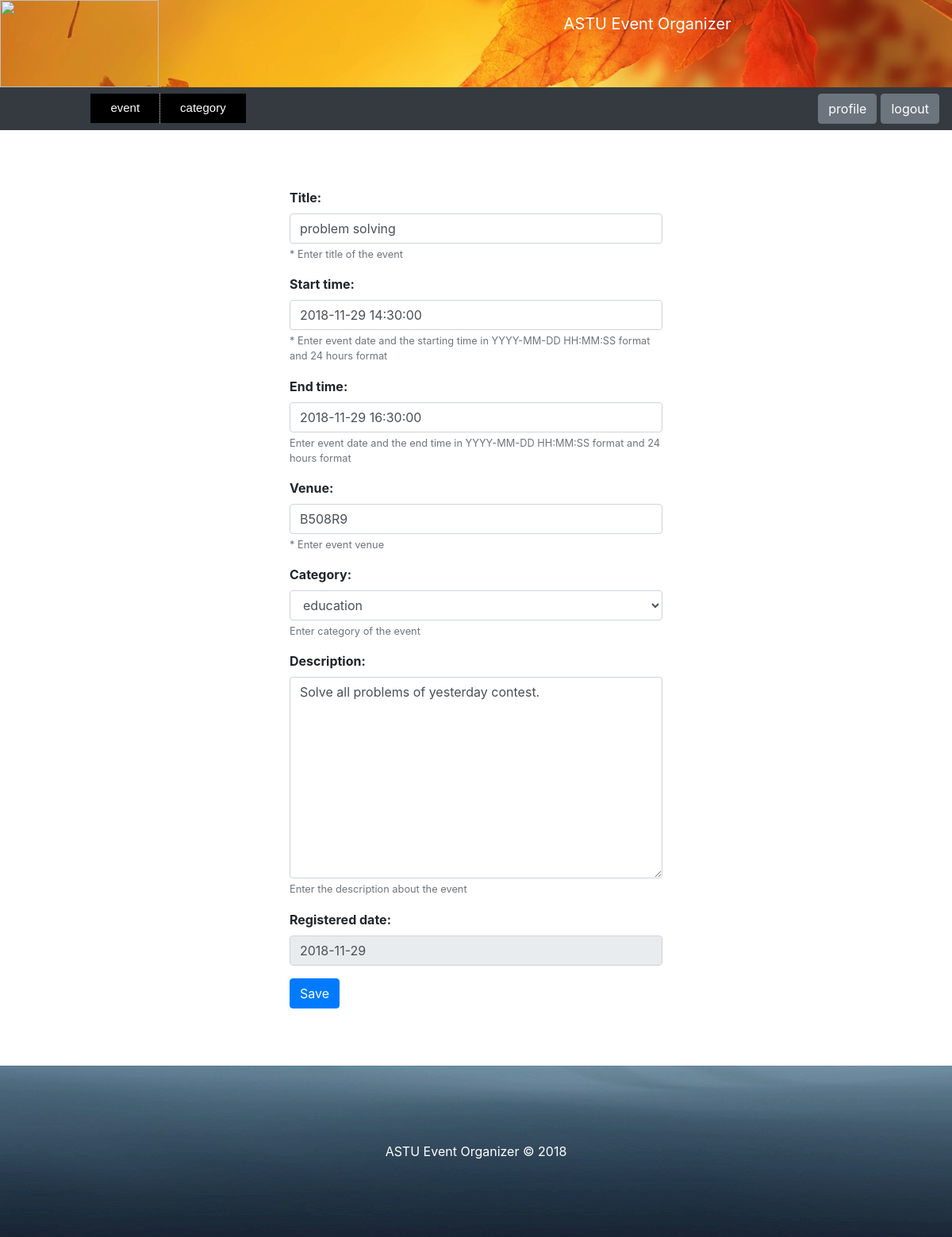
Page /edit-event/22/ (signed in) on the committed database.
### event/models.py (models this page shows, shortened)
class Event(models.Model):
    title = models.CharField(max_length=200)
    description = models.TextField(blank=True)
    organizer = models.ForeignKey(Organizer, on_delete=models.CASCADE)
    start_time = models.DateTimeField()
    end_time = models.DateTimeField(blank=True, null=True)
    venue = models.CharField(max_length=200)
    category = models.ForeignKey(Category, on_delete=models.CASCADE, null=True)
    register_date = models.DateField()

### event/views.py (the view)
# urls.py: path('edit-event/<event_id>/', views.edit_event, name='editEvent'),
def edit_event(request, event_id):
    organization_email = request.session.get('organization_auth')
    if not organization_email:
        raise Http404("You are not Logged in")
    if request.method == "POST":
        form = EditEvent(request.POST, request.FILES, event_id=event_id)
        if form.is_valid():
            try:
                event = Event.objects.get(pk=event_id)
                event.title = request.POST.get('title')
                event.description = request.POST.get('description')
                event.venue = request.POST.get('venue')
                event.start_time = request.POST.get('start_time')
                event.end_time = request.POST.get('end_time')
                event.category = Category.objects.get(pk=request.POST.get('category'))
                event.save()
                messages.success(request, "The event "+event.title+" was update successfully.")
            except Event.DoesNotExist:
                messages.success(request, "This event was not registered.")
            return redirect('/organization-event/')
    else:
        form = EditEvent(event_id=event_id)
    return render(request, 'webpages/edit_event.html', {'form': form})

### event/models.py (called while the page is built)
    def __str__(self):
        return self.name

### event/templates/webpages/edit_event.html (shortened to what this page needs)
<!DOCTYPE html>
<html lang="en">
<head>
    {% include "webpages/organization_homepage.html" %}
    {%load static%}
    {%load filter%}
    <link rel="stylesheet" href="{% static 'files/bootstrap/css/bootstrap.css' %}"  type="text/css" >
    <link rel="stylesheet" href="{% static 'files/style5.css' %}"  type="text/css" >
    <link rel="stylesheet" href="{% static 'files/style8.css' %}"  type="text/css" >
</head>
    <body>
    <br>
        {% load widget_tweaks %}
        <div class = "container col-5">
        <form  enctype="multipart/form-data" method="post" novalidate>
            {% for field in form.visible_fields %}
                <div class = "form-group">
                    <strong>{{ field.label_tag }}</strong>
                    {% if form.is_bound %}
                        {% if field.errors %}
                            {% render_field field class="form-control is-invalid" %}
                            {% for  error in field.errors %}
                                <div class="invalid-feedback">
                                    {{ error }}
                                </div>
                            {% endfor %}
                        {% else %}
                            {% render_field field class="form-control is-valid" %}
                        {% endif %}
                    {% else %}
                        {% render_field field class="form-control" %}
                    {% endif %}
                    {% if field.help_text %}
                        <small class="form-text text-muted">{{ field.help_text }}</small>
                    {% endif %}
                </div>
            {% endfor %}
            <button type="submit" class = "btn btn-primary" > Save</button>
        </form>
            </div>
    </body>
    <footer>
        {% include "webpages/footer.html" %}
    </footer>
</html>

### event/static/files/style3.css (style rules this page uses)
a.butt:link, a.back:visited, { background-color: #11aa44; color: white; }

### rows in the picture
Event: title "problem solving" "2018-11-29 14:30:00" "2018-11-29 16:30:00" "B508R9" "education" "Solve all problems of yesterday contest."

### other values in the picture
{{ field.label_tag }} "Title:" "Start time:" "End time:" "Venue:" "Category:" "Description:" "Registered date:"
{{ field.help_text }} "* Enter title of the event" "* Enter event date and the starting time in YYYY-MM-DD HH:MM:SS format and 24 hours format" "Enter event date and the end time in YYYY-MM-DD HH:MM:SS format and 24 hours format" "* Enter event venue" "Enter category of the event" "Enter the description about the event"
